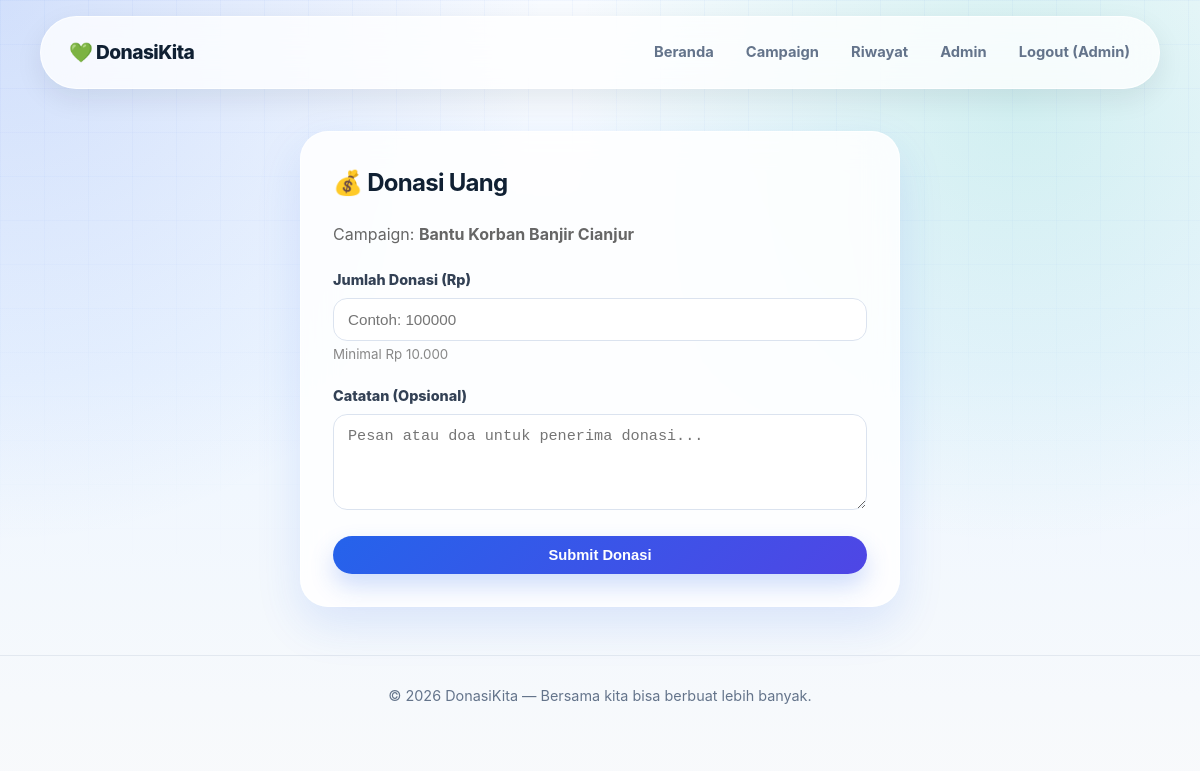
/donate/form.php?campaign_id=1&type=uang (signed in), run on an earlier commit of the app's database.
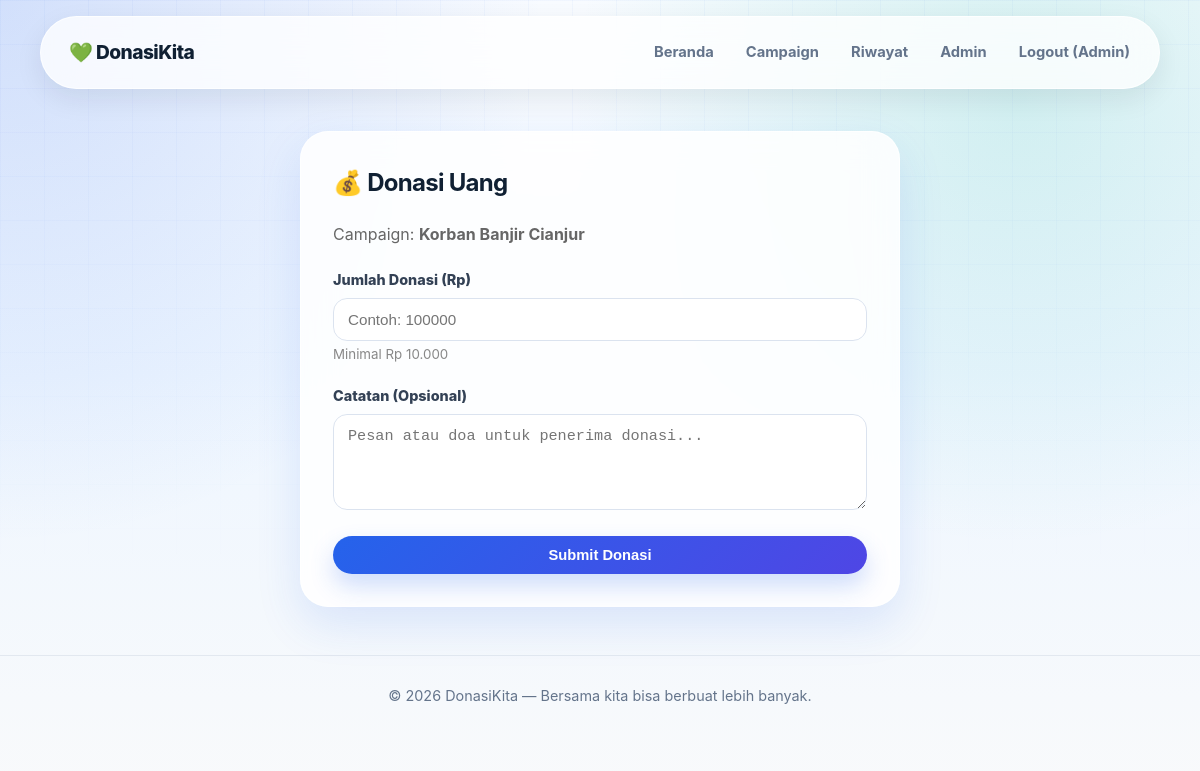
And on a later commit of the database.
### tables this page shows
CREATE TABLE campaigns (
    id INT AUTO_INCREMENT PRIMARY KEY,
    title VARCHAR(200) NOT NULL,
    description TEXT,
    image VARCHAR(255),
    target_amount DECIMAL(15,2) DEFAULT 0,
    collected_amount DECIMAL(15,2) DEFAULT 0,
    type ENUM('uang','barang','keduanya') DEFAULT 'keduanya',
    status ENUM('aktif','selesai','ditutup') DEFAULT 'aktif',
    created_at TIMESTAMP DEFAULT CURRENT_TIMESTAMP
);

### donate/form.php (the view, shortened to what this page needs)
<?php
require_once '../config/db.php';
$campaign_id = (int)($_GET['campaign_id'] ?? 0);
$type = $_GET['type'] ?? 'uang';
$campaign = $conn->query("SELECT * FROM campaigns WHERE id=$campaign_id")->fetch_assoc();
?>
<!DOCTYPE html>
<html lang="id">
<head>
    <link rel="stylesheet" href="/donasi/assets/style.css">
</head>
<body>
<?php include '../includes/navbar.php'; ?>
<div class="container">
    <div class="form-card" style="max-width:600px">
        <h2><?= $type==='uang'?'💰':'📦' ?> Donasi <?= ucfirst($type) ?></h2>
        <p style="margin-bottom:20px;color:#666">Campaign: <strong><?= htmlspecialchars($campaign['title']) ?></strong></p>
        <form method="POST" action="submit.php">
            <?php if ($type === 'uang'): ?>
            <div class="form-group">
                <label>Jumlah Donasi (Rp)</label>
                <input type="number" name="amount" required min="10000" step="1000" placeholder="Contoh: 100000">
                <small style="color:#888">Minimal Rp 10.000</small>
            </div>
            <?php endif; ?>
            <div class="form-group">
                <label>Catatan (Opsional)</label>
                <textarea name="note" placeholder="Pesan atau doa untuk penerima donasi..."></textarea>
            </div>
            <button type="submit" class="btn btn-primary" style="width:100%">Submit Donasi</button>
        </form>
    </div>
</div>
<?php include '../includes/footer.php'; ?>
</body>
</html>

What changed in the data, as far as the page shows it:
changed campaigns: title "Bantu Korban Banjir Cianjur" → "Korban Banjir Cianjur"
